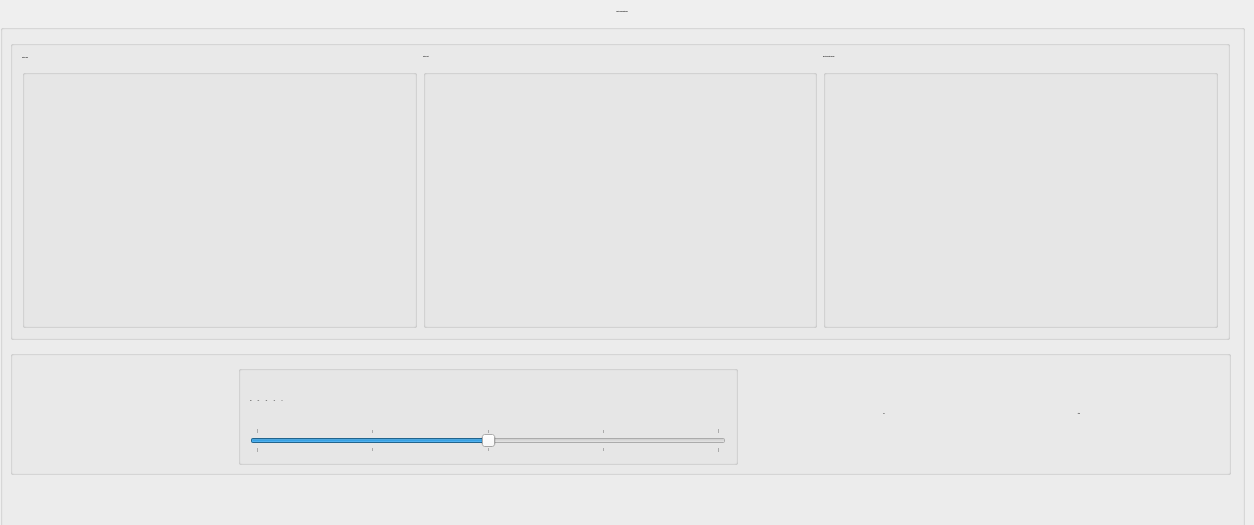
        <widget class="QWidget" name="Flexion">
         <property name="minimumSize">
          <size>
           <width>0</width>
           <height>515</height>
          </size>
         </property>
         <property name="maximumSize">
          <size>
           <width>16777215</width>
           <height>525</height>
          </size>
         </property>
         <attribute name="title">
          <string>Flexion</string>
         </attribute>
         <widget class="QGroupBox" name="groupBox_25">
          <property name="geometry">
           <rect>
            <x>0</x>
            <y>10</y>
            <width>1245</width>
            <height>525</height>
           </rect>
          </property>
          <property name="minimumSize">
           <size>
            <width>0</width>
            <height>525</height>
           </size>
          </property>
          <property name="maximumSize">
           <size>
            <width>1245</width>
            <height>525</height>
           </size>
          </property>
          <property name="font">
           <font>
            <family>Arial</family>
            <pointsize>-1</pointsize>
            <italic>false</italic>
            <bold>true</bold>
           </font>
          </property>
          <property name="title">
           <string>Adjust Flexion/Extension</string>
          </property>
          <property name="alignment">
           <set>Qt::AlignHCenter|Qt::AlignTop</set>
          </property>
          <property name="flat">
           <bool>false</bool>
          </property>
          <widget class="QGroupBox" name="groupBox_48">
           <property name="geometry">
            <rect>
             <x>10</x>
             <y>340</y>
             <width>1221</width>
             <height>125</height>
            </rect>
           </property>
           <property name="minimumSize">
            <size>
             <width>0</width>
             <height>125</height>
            </size>
           </property>
           <property name="maximumSize">
            <size>
             <width>16777215</width>
             <height>125</height>
            </size>
           </property>
           <property name="title">
            <string/>
           </property>
           <layout class="QHBoxLayout" name="horizontalLayout_18">
            <item>
             <spacer name="horizontalSpacer_34">
              <property name="orientation">
               <enum>Qt::Horizontal</enum>
              </property>
              <property name="sizeType">
               <enum>QSizePolicy::Maximum</enum>
              </property>
              <property name="sizeHint" stdset="0">
               <size>
                <width>50</width>
                <height>20</height>
               </size>
              </property>
             </spacer>
            </item>
            <item>
             <widget class="QLabel" name="horizontal_flexion_position_label">
              <property name="minimumSize">
               <size>
                <width>70</width>
                <height>45</height>
               </size>
              </property>
              <property name="maximumSize">
               <size>
                <width>80</width>
                <height>60</height>
               </size>
              </property>
              <property name="font">
               <font>
                <family>Arial</family>
                <pointsize>-1</pointsize>
               </font>
              </property>
              <property name="text">
               <string/>
              </property>
              <property name="alignment">
               <set>Qt::AlignCenter</set>
              </property>
             </widget>
            </item>
            <item>
             <spacer name="horizontalSpacer_39">
              <property name="orientation">
               <enum>Qt::Horizontal</enum>
              </property>
              <property name="sizeHint" stdset="0">
               <size>
                <width>50</width>
                <height>20</height>
               </size>
              </property>
             </spacer>
            </item>
            <item>
             <widget class="QGroupBox" name="groupBox_49">
              <property name="minimumSize">
               <size>
                <width>500</width>
                <height>100</height>
               </size>
              </property>
              <property name="maximumSize">
               <size>
                <width>500</width>
                <height>100</height>
               </size>
              </property>
              <property name="title">
               <string/>
              </property>
              <layout class="QVBoxLayout" name="verticalLayout_17">
               <item>
                <widget class="QLabel" name="label_11">
                 <property name="font">
                  <font>
                   <family>Arial</family>
                   <pointsize>-1</pointsize>
                  </font>
                 </property>
                 <property name="text">
                  <string>-25°                      -20°                       -15°                       -10°                       -5°</string>
                 </property>
                </widget>
               </item>
               <item>
                <widget class="QSlider" name="horizontal_flexion_position_slider">
                 <property name="minimum">
                  <number>-25</number>
                 </property>
                 <property name="maximum">
                  <number>-5</number>
                 </property>
                 <property name="singleStep">
                  <number>5</number>
                 </property>
                 <property name="pageStep">
                  <number>5</number>
                 </property>
                 <property name="value">
                  <number>-15</number>
                 </property>
                 <property name="sliderPosition">
                  <number>-15</number>
                 </property>
                 <property name="orientation">
                  <enum>Qt::Horizontal</enum>
                 </property>
                 <property name="invertedAppearance">
                  <bool>false</bool>
                 </property>
                 <property name="tickPosition">
                  <enum>QSlider::TicksBothSides</enum>
                 </property>
                </widget>
               </item>
              </layout>
             </widget>
            </item>
            <item>
             <spacer name="horizontalSpacer_37">
              <property name="orientation">
               <enum>Qt::Horizontal</enum>
              </property>
              <property name="sizeHint" stdset="0">
               <size>
                <width>40</width>
                <height>20</height>
               </size>
              </property>
             </spacer>
            </item>
            <item>
             <widget class="QPushButton" name="horizontal_flexion_position_go_button">
              <property name="minimumSize">
               <size>
                <width>100</width>
                <height>60</height>
               </size>
              </property>
              <property name="font">
               <font>
                <family>Arial</family>
                <pointsize>-1</pointsize>
                <fontweight>Medium</fontweight>
               </font>
              </property>
              <property name="text">
               <string>Go</string>
              </property>
              <property name="iconSize">
               <size>
                <width>105</width>
                <height>45</height>
               </size>
              </property>
              <property name="autoRepeat">
               <bool>false</bool>
              </property>
              <property name="flat">
               <bool>true</bool>
              </property>
             </widget>
            </item>
            <item>
             <spacer name="horizontalSpacer_36">
              <property name="orientation">
               <enum>Qt::Horizontal</enum>
              </property>
              <property name="sizeHint" stdset="0">
               <size>
                <width>40</width>
                <height>20</height>
               </size>
              </property>
             </spacer>
            </item>
            <item>
             <widget class="QPushButton" name="horizontal_flexion_position_stop_button">
              <property name="minimumSize">
               <size>
                <width>100</width>
                <height>60</height>
               </size>
              </property>
              <property name="font">
               <font>
                <family>Arial</family>
                <pointsize>-1</pointsize>
                <fontweight>Medium</fontweight>
               </font>
              </property>
              <property name="text">
               <string>Stop</string>
              </property>
              <property name="iconSize">
               <size>
                <width>105</width>
                <height>45</height>
               </size>
              </property>
              <property name="autoRepeat">
               <bool>true</bool>
              </property>
              <property name="flat">
               <bool>true</bool>
              </property>
             </widget>
            </item>
            <item>
             <spacer name="horizontalSpacer_35">
              <property name="orientation">
               <enum>Qt::Horizontal</enum>
              </property>
              <property name="sizeHint" stdset="0">
               <size>
                <width>40</width>
                <height>20</height>
               </size>
              </property>
             </spacer>
            </item>
           </layout>
          </widget>
          <widget class="QGroupBox" name="groupBox_50">
           <property name="geometry">
            <rect>
             <x>10</x>
             <y>30</y>
             <width>1220</width>
             <height>300</height>
            </rect>
           </property>
           <property name="minimumSize">
            <size>
             <width>1220</width>
             <height>300</height>
            </size>
           </property>
           <property name="maximumSize">
            <size>
             <width>1220</width>
             <height>300</height>
            </size>
           </property>
           <property name="title">
            <string/>
           </property>
           <layout class="QHBoxLayout" name="horizontalLayout_21">
            <item>
             <widget class="QGroupBox" name="groupBox_51">
              <property name="contextMenuPolicy">
               <enum>Qt::DefaultContextMenu</enum>
              </property>
              <property name="title">
               <string>Control Slow</string>
              </property>
              <property name="alignment">
               <set>Qt::AlignLeading|Qt::AlignLeft|Qt::AlignVCenter</set>
              </property>
              <layout class="QVBoxLayout" name="verticalLayout_19">
               <item>
                <widget class="QPushButton" name="forward_horizontal_flexion_button">
                 <property name="font">
                  <font>
                   <family>Arial</family>
                   <pointsize>-1</pointsize>
                  </font>
                 </property>
                 <property name="icon">
                  <iconset>
                   <normalon>../media/images/buttons/up_1.png</normalon>
                  </iconset>
                 </property>
                 <property name="iconSize">
                  <size>
                   <width>121</width>
                   <height>70</height>
                  </size>
                 </property>
                 <property name="autoRepeat">
                  <bool>true</bool>
                 </property>
                 <property name="flat">
                  <bool>true</bool>
                 </property>
                </widget>
               </item>
               <item>
                <widget class="QPushButton" name="reverse_horizontal_flexion_button">
                 <property name="font">
                  <font>
                   <family>Arial</family>
                   <pointsize>-1</pointsize>
                  </font>
                 </property>
                 <property name="icon">
                  <iconset>
                   <normalon>../media/images/buttons/down_1.png</normalon>
                  </iconset>
                 </property>
                 <property name="iconSize">
                  <size>
                   <width>121</width>
                   <height>70</height>
                  </size>
                 </property>
                 <property name="flat">
                  <bool>true</bool>
                 </property>
                </widget>
               </item>
              </layout>
             </widget>
            </item>
            <item>
             <widget class="QGroupBox" name="groupBox_52">
              <property name="title">
               <string>Control Fast</string>
              </property>
              <layout class="QVBoxLayout" name="verticalLayout_18">
               <item>
                <widget class="QPushButton" name="forward_fast_horizontal_flexion_button">
                 <property name="font">
                  <font>
                   <family>Arial</family>
                   <pointsize>-1</pointsize>
                  </font>
                 </property>
                 <property name="icon">
                  <iconset>
                   <normalon>../media/images/buttons/up_2.png</normalon>
                  </iconset>
                 </property>
                 <property name="iconSize">
                  <size>
                   <width>121</width>
                   <height>70</height>
                  </size>
                 </property>
                 <property name="autoRepeat">
                  <bool>true</bool>
                 </property>
                 <property name="flat">
                  <bool>true</bool>
                 </property>
                </widget>
               </item>
               <item>
                <widget class="QPushButton" name="reverse_fast_horizontal_flexion_button">
                 <property name="font">
                  <font>
                   <family>Arial</family>
                   <pointsize>-1</pointsize>
                  </font>
                 </property>
                 <property name="icon">
                  <iconset>
                   <normalon>../media/images/buttons/down_2.png</normalon>
                  </iconset>
                 </property>
                 <property name="iconSize">
                  <size>
                   <width>121</width>
                   <height>70</height>
                  </size>
                 </property>
                 <property name="autoRepeat">
                  <bool>true</bool>
                 </property>
                 <property name="flat">
                  <bool>true</bool>
                 </property>
                </widget>
               </item>
              </layout>
             </widget>
            </item>
            <item>
             <widget class="QGroupBox" name="groupBox_56">
              <property name="title">
               <string>Reset Horizontal Flexion</string>
              </property>
              <widget class="QPushButton" name="reset_horizontal_flexion_button">
               <property name="geometry">
                <rect>
                 <x>140</x>
                 <y>110</y>
                 <width>121</width>
                 <height>70</height>
                </rect>
               </property>
               <property name="font">
                <font>
                 <family>Arial</family>
                 <pointsize>-1</pointsize>
                </font>
               </property>
               <property name="icon">
                <iconset>
                 <normalon>../media/images/buttons/restart.png</normalon>
                </iconset>
               </property>
               <property name="iconSize">
                <size>
                 <width>121</width>
                 <height>70</height>
                </size>
               </property>
               <property name="flat">
                <bool>true</bool>
               </property>
              </widget>
             </widget>
            </item>
           </layout>
          </widget>
         </widget>
        </widget>
